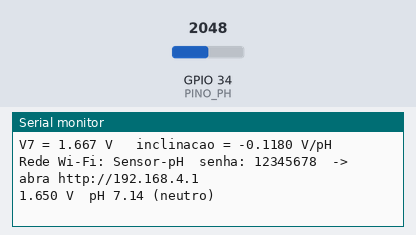
Recording of a sketch running on a simulated ESP32. Shown: the last lines printed to the serial monitor. The test bench sets the inputs (shaded band); at power-on: GPIO 34 (PINO_PH) = 2048 (analog values on the 0–4095 scale). EEPROM starts erased.

Above: at 1.2 s.
1.3 s: GPIO 34 (PINO_PH) set to 2110
At 2.6 s:
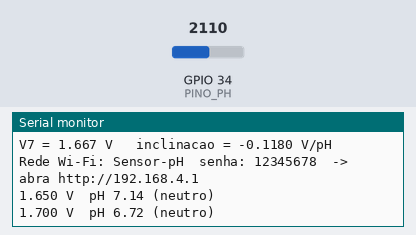
2.8 s: GPIO 34 (PINO_PH) set to 2197
At 3.7 s:
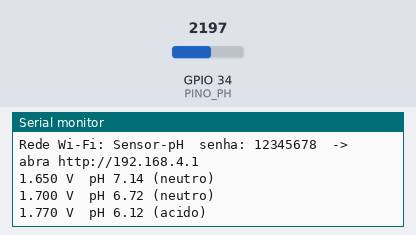

Measured:
- the behaviour switches between 2141 and 2142 on GPIO 34 (PINO_PH) (found by bisection; images 1 and 2)
- after the input at 1.3 s, the serial monitor: prints a new line after 0.85 s (image 1)
- after the input at 2.8 s, the serial monitor: prints a new line after 0.35 s (image 2)

The sketch:

06b_ph4502c_esp32_web.ino
```cpp
/*
  06b - pH-4502C no ESP32 com monitor Wi-Fi
  Placa: ESP32 Dev Module     Sem biblioteca (Preferences para guardar a calibracao)
  Arquivos extras: monitor_wifi.h, pagina_web.h

  Ligacoes: V+ -> VIN (5 V; a placa precisa de 5 V)   G -> GND   Po -> 1k -> GPIO 34 -> 2k -> GND (divisor!)
  A saida Po vai de 0 a 5 V; o divisor entrega 0 a 3,33 V ao ESP32. Calibre com o divisor ja montado
  (a calibracao absorve o fator do divisor e a nao linearidade do ADC do ESP32).
  Comandos pelo Serial (115200): c7, c4, c10, r  - iguais ao sketch do Uno.
  Celular: rede "Sensor-pH" -> http://192.168.4.1
*/
#include <Preferences.h>
#include "monitor_wifi.h"

const int PINO_PH = 34;
const int N_AMOSTRAS = 30;
float V7 = 1.667, INCLINACAO = -0.118;    // valores padrao ja com o divisor (2/3 de 2,5 V e de -0,177)
Preferences prefs;
unsigned long ultimaLeitura = 0;

float lerTensao() {
  int v[N_AMOSTRAS];
  for (int i = 0; i < N_AMOSTRAS; i++) { v[i] = analogRead(PINO_PH); delay(5); }
  for (int i = 0; i < N_AMOSTRAS - 1; i++) for (int j = 0; j < N_AMOSTRAS - 1 - i; j++)
    if (v[j] > v[j + 1]) { int t = v[j]; v[j] = v[j + 1]; v[j + 1] = t; }
  long soma = 0; for (int i = 5; i < N_AMOSTRAS - 5; i++) soma += v[i];
  return (soma / float(N_AMOSTRAS - 10)) * 3.3 / 4095.0;
}
float tensaoParaPH(float v) { return 7.0 + (v - V7) / INCLINACAO; }
void salvar() { prefs.begin("ph", false); prefs.putFloat("v7", V7); prefs.putFloat("incl", INCLINACAO); prefs.end(); }
void carregar() { prefs.begin("ph", true); V7 = prefs.getFloat("v7", V7); INCLINACAO = prefs.getFloat("incl", INCLINACAO); prefs.end(); }

void setup() {
  Serial.begin(115200);
  analogReadResolution(12);
  analogSetAttenuation(ADC_11db);
  carregar();
  Serial.printf("V7 = %.3f V   inclinacao = %.4f V/pH\n", V7, INCLINACAO);
  monitorIniciar("Sensor-pH");
}

void loop() {
  monitorAtender();
  if (Serial.available()) {
    String cmd = Serial.readStringUntil('\n'); cmd.trim();
    float v = lerTensao();
    if (cmd == "c7") { V7 = v; salvar(); Serial.printf("V7 gravado: %.3f\n", v); }
    else if (cmd == "c4" || cmd == "c10") { INCLINACAO = (v - V7) / ((cmd == "c4" ? 4.0 : 10.0) - 7.0); salvar(); Serial.printf("inclinacao: %.4f\n", INCLINACAO); }
    else if (cmd == "r") { V7 = 1.667; INCLINACAO = -0.118; salvar(); Serial.println("padrao restaurado"); }
  }
  if (millis() - ultimaLeitura >= 1000) {
    ultimaLeitura = millis();
    float v = lerTensao(), ph = tensaoParaPH(v);
    const char* classe = ph < 6.5 ? "acido" : ph > 7.5 ? "basico" : "neutro";
    bool alerta = ph < 6.0 || ph > 8.5;                       // faixa de agua de aquario/piscina, por exemplo
    Serial.printf("%.3f V  pH %.2f (%s)\n", v, ph, classe);
    monitorPublicar(jsonMonitor("pH-4502C - acidez",
      item("pH", ph, "") + "," + item("Tensao", v, "V") + "," + item("V7 (calib.)", V7, "V"),
      alerta, String("pH fora da faixa: ") + classe));
  }
}
```

monitor_wifi.h
```cpp
/*
  monitor_wifi.h - servidor web comum (ESP32). Copie junto com pagina_web.h para a pasta do sketch.

  Uso no sketch:
     #include "monitor_wifi.h"
     void setup() { ... monitorIniciar("Sensor-DS18B20"); }
     void loop()  { monitorAtender(); ...; monitorPublicar(json); }
  monitorPublicar recebe o JSON pronto (veja pagina_web.h). A pagina fica em http://192.168.4.1
*/
#pragma once
#include <WiFi.h>
#include <WebServer.h>
#include "pagina_web.h"

static WebServer _servidor(80);
static String _ultimoJson = "{\"titulo\":\"aguardando\",\"itens\":[{\"n\":\"-\",\"v\":0,\"u\":\"\"}],\"alerta\":false,\"msg\":\"\"}";

static void _rotaPagina() { _servidor.send_P(200, "text/html; charset=utf-8", PAGINA_HTML); }
static void _rotaDados()  { _servidor.send(200, "application/json", _ultimoJson); }

void monitorIniciar(const char* nomeRede, const char* senha = "12345678") {
  WiFi.softAP(nomeRede, senha);
  Serial.print("Rede Wi-Fi: "); Serial.print(nomeRede); Serial.print("  senha: "); Serial.print(senha);
  Serial.print("  ->  abra http://"); Serial.println(WiFi.softAPIP());
  _servidor.on("/", _rotaPagina);
  _servidor.on("/dados", _rotaDados);
  _servidor.begin();
}
void monitorAtender() { _servidor.handleClient(); }
void monitorPublicar(const String& json) { _ultimoJson = json; }

// ajuda para montar o JSON:  item("Temperatura", 24.5, "C")
String item(const char* nome, float valor, const char* unidade) {
  if (isnan(valor)) valor = 0;
  return "{\"n\":\"" + String(nome) + "\",\"v\":" + String(valor, 2) + ",\"u\":\"" + String(unidade) + "\"}";
}
String jsonMonitor(const char* titulo, const String& itens, bool alerta, const String& msg = "") {
  return "{\"titulo\":\"" + String(titulo) + "\",\"itens\":[" + itens + "],\"alerta\":" + (alerta ? "true" : "false") + ",\"msg\":\"" + msg + "\"}";
}
```

pagina_web.h
```cpp
/*
  pagina_web.h - pagina HTML comum a todos os monitores Wi-Fi desta sequencia (ESP32).
  Copie este arquivo para a pasta de cada sketch ESP32 (a IDE abre como uma aba).

  A pagina pede /dados a cada 2 s. O sketch responde um JSON com uma lista de grandezas:
    {"titulo":"DS18B20","itens":[{"n":"Temperatura","v":24.5,"u":"C"},...],"alerta":false}
  O primeiro item vira o grafico (ultimos 120 pontos).
*/
#pragma once

const char PAGINA_HTML[] PROGMEM = R"HTML(
<!DOCTYPE html><html lang="pt-br"><head><meta charset="utf-8"><meta name="viewport" content="width=device-width,initial-scale=1">
<title>Monitor ESP32</title>
<style>
 body{font-family:sans-serif;background:#111;color:#eee;margin:0;padding:14px;text-align:center}
 .card{background:#222;border-radius:12px;padding:14px;margin:10px auto;max-width:520px}
 .grande{font-size:2.6em;font-weight:bold} .u{font-size:.5em;color:#aaa}
 .itens{display:flex;flex-wrap:wrap;justify-content:center;gap:10px}
 .item{background:#333;border-radius:8px;padding:8px 12px;min-width:110px}
 .item b{display:block;font-size:1.3em}
 #alerta{padding:8px;border-radius:8px;margin-top:8px} .ok{background:#2a2} .al{background:#c22;animation:p 1s infinite}
 @keyframes p{50%{opacity:.4}} canvas{width:100%;height:200px;background:#000;border-radius:8px}
</style></head><body>
<h2 id="titulo">Monitor</h2>
<div class="card"><div class="grande" id="principal">--</div><div id="alerta" class="ok">normal</div></div>
<div class="card"><div class="itens" id="itens"></div></div>
<div class="card"><canvas id="g" width="500" height="200"></canvas><p id="legenda">ultimas leituras</p></div>
<script>
 const hist=[]; const c=document.getElementById('g').getContext('2d');
 function desenha(){const W=500,H=200;c.clearRect(0,0,W,H);if(hist.length<2)return;
   const mn=Math.min(...hist),mx=Math.max(...hist),f=(mx-mn)||1;
   c.strokeStyle='#4af';c.lineWidth=2;c.beginPath();
   hist.forEach((v,i)=>{const x=i/119*W,y=H-8-(v-mn)/f*(H-16);i?c.lineTo(x,y):c.moveTo(x,y)});c.stroke();
   c.fillStyle='#888';c.font='12px sans-serif';c.fillText(mx.toFixed(1),4,12);c.fillText(mn.toFixed(1),4,H-4);}
 async function tick(){try{const d=await (await fetch('/dados')).json();
   document.getElementById('titulo').textContent=d.titulo;
   const p=d.itens[0];document.getElementById('principal').innerHTML=p.v.toFixed(1)+' <span class="u">'+p.u+'</span>';
   document.getElementById('itens').innerHTML=d.itens.slice(1).map(i=>'<div class="item">'+i.n+'<b>'+i.v.toFixed(1)+' '+i.u+'</b></div>').join('');
   const a=document.getElementById('alerta');a.textContent=d.alerta?'ALERTA: '+d.msg:'normal';a.className=d.alerta?'al':'ok';
   document.getElementById('legenda').textContent=p.n+' - ultimas '+hist.length+' leituras';
   hist.push(p.v);if(hist.length>120)hist.shift();desenha();}catch(e){}}
 setInterval(tick,2000);tick();
</script></body></html>
)HTML";
```
